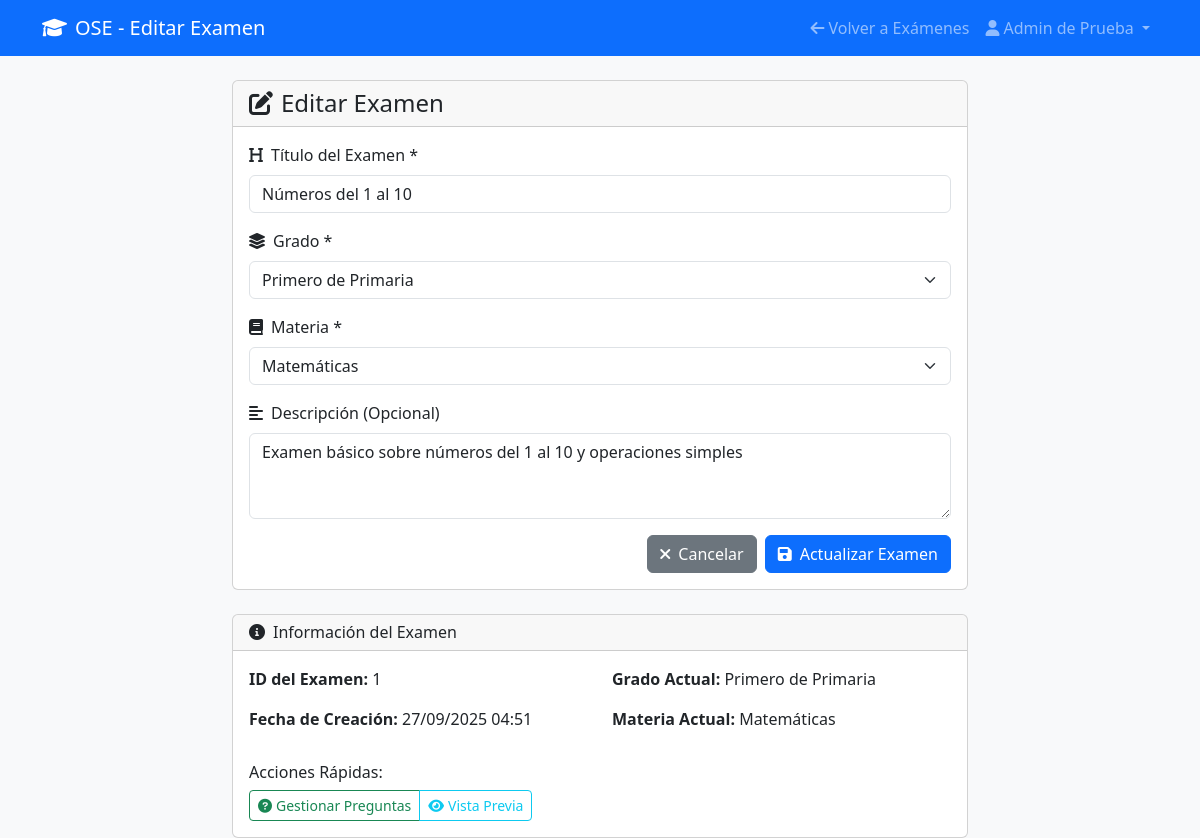
Screenshot of /pages/edit_exam.php?id=1 (signed in) with the database file from the repository.
### tables this page shows
CREATE TABLE IF NOT EXISTS examenes (
    id INT AUTO_INCREMENT PRIMARY KEY,
    titulo VARCHAR(200) NOT NULL,
    materia_id INT NOT NULL,
    descripcion TEXT,
    fecha_creacion TIMESTAMP DEFAULT CURRENT_TIMESTAMP,
    FOREIGN KEY (materia_id) REFERENCES materias(id) ON DELETE CASCADE
);

CREATE TABLE IF NOT EXISTS materias (
    id INT AUTO_INCREMENT PRIMARY KEY,
    nombre_materia VARCHAR(100) NOT NULL,
    grado_id INT NOT NULL,
    FOREIGN KEY (grado_id) REFERENCES grados(id) ON DELETE CASCADE
);

CREATE TABLE IF NOT EXISTS grados (
    id INT AUTO_INCREMENT PRIMARY KEY,
    nombre_grado VARCHAR(50) NOT NULL UNIQUE
);

### pages/edit_exam.php (the view, shortened to what this page needs)
<?php
require_once '../includes/config.php';
$nombre_usuario = $_SESSION['nombre'];
$exam_id = $_GET['id'] ?? '';
$examen = null;
try {
    $stmt = $pdo->prepare("
        SELECT e.*, m.nombre_materia, g.nombre_grado, m.grado_id
        FROM examenes e
        JOIN materias m ON e.materia_id = m.id
        JOIN grados g ON m.grado_id = g.id
        WHERE e.id = ?
    ");
    $stmt->execute([$exam_id]);
    $examen = $stmt->fetch();
} catch(PDOException $e) {
    $error = "Error al obtener el examen: " . $e->getMessage();
}
$grados = [];
try {
    $stmt = $pdo->query("SELECT * FROM grados ORDER BY id");
    $grados = $stmt->fetchAll();
} catch(PDOException $e) {
    $error = "Error al obtener grados: " . $e->getMessage();
}
?>
<!DOCTYPE html>
<html lang="es">
<head>
    <link href="https://cdn.jsdelivr.net/npm/bootstrap@5.3.0/dist/css/bootstrap.min.css" rel="stylesheet">
    <link rel="stylesheet" href="https://cdnjs.cloudflare.com/ajax/libs/font-awesome/6.0.0/css/all.min.css">
</head>
<body class="bg-light">
    <nav class="navbar navbar-expand-lg navbar-dark bg-primary">
        <div class="container">
            <a class="navbar-brand" href="../index.php">
                <i class="fas fa-graduation-cap me-2"></i>OSE - Editar Examen
            </a>
            <div class="collapse navbar-collapse" id="navbarNav">
                <ul class="navbar-nav ms-auto">
                    <li class="nav-item">
                        <a class="nav-link" href="manage_exams.php">
                            <i class="fas fa-arrow-left me-1"></i>Volver a Exámenes
                        </a>
                    </li>
                    <li class="nav-item dropdown">
                        <a class="nav-link dropdown-toggle" href="#" role="button" data-bs-toggle="dropdown">
                            <i class="fas fa-user me-1"></i><?php echo htmlspecialchars($nombre_usuario); ?>
                        </a>
                    </li>
                </ul>
            </div>
        </div>
    </nav>
    <div class="container mt-4">
        <div class="row justify-content-center">
            <div class="col-md-8">
                <div class="card">
                    <div class="card-header">
                        <h4 class="mb-0"><i class="fas fa-edit me-2"></i>Editar Examen</h4>
                    </div>
                    <div class="card-body">
                        <form method="POST" id="editExamForm">
                            <div class="mb-3">
                                <label for="titulo" class="form-label">
                                    <i class="fas fa-heading me-2"></i>Título del Examen *
                                </label>
                                <input type="text" class="form-control" id="titulo" name="titulo"
                                       value="<?php echo htmlspecialchars($examen['titulo']); ?>"
                                       placeholder="Ej: Matemáticas - Números Enteros" required>
                            </div>
                            <div class="mb-3">
                                <label for="grado_id" class="form-label">
                                    <i class="fas fa-layer-group me-2"></i>Grado *
                                </label>
                                <select class="form-select" id="grado_id" name="grado_id" required>
                                    <?php foreach ($grados as $grado): ?>
                                        <option value="<?php echo $grado['id']; ?>"
                                                <?php echo ($examen['grado_id'] == $grado['id']) ? 'selected' : ''; ?>>
                                            <?php echo htmlspecialchars($grado['nombre_grado']); ?>
                                        </option>
                                    <?php endforeach; ?>
                                </select>
                            </div>
                            <div class="mb-3">
                                <label for="materia_id" class="form-label">
                                    <i class="fas fa-book me-2"></i>Materia *
                                </label>
                                <select class="form-select" id="materia_id" name="materia_id" required>
                                    <option value="<?php echo $examen['materia_id']; ?>" selected>
                                        <?php echo htmlspecialchars($examen['nombre_materia']); ?>
                                    </option>
                                </select>
                            </div>
                            <div class="mb-3">
                                <label for="descripcion" class="form-label">
                                    <i class="fas fa-align-left me-2"></i>Descripción (Opcional)
                                </label>
                                <textarea class="form-control" id="descripcion" name="descripcion" rows="3"
                                          placeholder="Describe brevemente el contenido del examen..."><?php echo htmlspecialchars($examen['descripcion']); ?></textarea>
                            </div>
                            <div class="d-grid gap-2 d-md-flex justify-content-md-end">
                                <a href="manage_exams.php" class="btn btn-secondary">
                                    <i class="fas fa-times me-2"></i>Cancelar
                                </a>
                                <button type="submit" class="btn btn-primary">
                                    <i class="fas fa-save me-2"></i>Actualizar Examen
                                </button>
                            </div>
                        </form>
                    </div>
                </div>
                <div class="card mt-4">
                    <div class="card-header">
                        <h6 class="mb-0"><i class="fas fa-info-circle me-2"></i>Información del Examen</h6>
                    </div>
                    <div class="card-body">
                        <div class="row">
                            <div class="col-md-6">
                                <p><strong>ID del Examen:</strong> <?php echo $examen['id']; ?></p>
                                <p><strong>Fecha de Creación:</strong> <?php echo date('d/m/Y H:i', strtotime($examen['fecha_creacion'])); ?></p>
                            </div>
                            <div class="col-md-6">
                                <p><strong>Grado Actual:</strong> <?php echo htmlspecialchars($examen['nombre_grado']); ?></p>
                                <p><strong>Materia Actual:</strong> <?php echo htmlspecialchars($examen['nombre_materia']); ?></p>
                            </div>
                        </div>
                        <div class="mt-3">
                            <h6>Acciones Rápidas:</h6>
                            <div class="btn-group" role="group">
                                <a href="add_questions.php?exam_id=<?php echo $exam_id; ?>" class="btn btn-sm btn-outline-success">
                                    <i class="fas fa-question-circle me-1"></i>Gestionar Preguntas
                                </a>
                                <a href="view_exam.php?id=<?php echo $exam_id; ?>" class="btn btn-sm btn-outline-info">
                                    <i class="fas fa-eye me-1"></i>Vista Previa
                                </a>
                            </div>
                        </div>
                    </div>
                </div>
            </div>
        </div>
    </div>
</body>
</html>

### rows the page displays
examenes: titulo "Números del 1 al 10", materia_id "Matemáticas", descripcion "Examen básico sobre números del 1 al 10 y operaciones simples", id "1", fecha_creacion "27/09/2025 04:51", grados.nombre_grado "Primero de Primaria", materia.nombre_materia "Matemáticas"
materias: grado_id "Primero de Primaria"

### other values shown
$nombre_usuario "Admin de Prueba"
